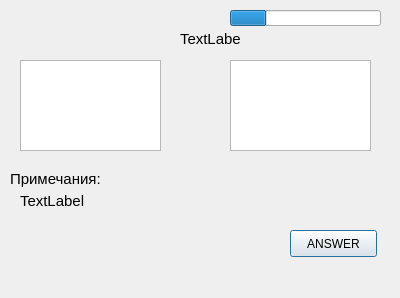
<?xml version="1.0" encoding="UTF-8"?>
<ui version="4.0">
 <class>Dialog</class>
 <widget class="QDialog" name="Dialog">
  <property name="geometry">
   <rect>
    <x>0</x>
    <y>0</y>
    <width>400</width>
    <height>298</height>
   </rect>
  </property>
  <property name="windowTitle">
   <string>Dialog</string>
  </property>
  <widget class="QTextEdit" name="russian_word">
   <property name="geometry">
    <rect>
     <x>20</x>
     <y>60</y>
     <width>141</width>
     <height>91</height>
    </rect>
   </property>
   <property name="font">
    <font>
     <pointsize>12</pointsize>
    </font>
   </property>
   <property name="readOnly">
    <bool>true</bool>
   </property>
  </widget>
  <widget class="QTextEdit" name="english_word">
   <property name="geometry">
    <rect>
     <x>230</x>
     <y>60</y>
     <width>141</width>
     <height>91</height>
    </rect>
   </property>
   <property name="font">
    <font>
     <pointsize>12</pointsize>
    </font>
   </property>
  </widget>
  <widget class="QLabel" name="notes">
   <property name="geometry">
    <rect>
     <x>10</x>
     <y>170</y>
     <width>141</width>
     <height>17</height>
    </rect>
   </property>
   <property name="font">
    <font>
     <pointsize>11</pointsize>
    </font>
   </property>
   <property name="text">
    <string>Примечания:</string>
   </property>
  </widget>
  <widget class="QLabel" name="remark">
   <property name="geometry">
    <rect>
     <x>20</x>
     <y>190</y>
     <width>361</width>
     <height>21</height>
    </rect>
   </property>
   <property name="font">
    <font>
     <pointsize>11</pointsize>
    </font>
   </property>
   <property name="text">
    <string>TextLabel</string>
   </property>
  </widget>
  <widget class="QLabel" name="partProcess">
   <property name="geometry">
    <rect>
     <x>180</x>
     <y>30</y>
     <width>61</width>
     <height>17</height>
    </rect>
   </property>
   <property name="font">
    <font>
     <pointsize>11</pointsize>
    </font>
   </property>
   <property name="text">
    <string>TextLabel</string>
   </property>
  </widget>
  <widget class="QPushButton" name="buttonANSWER">
   <property name="geometry">
    <rect>
     <x>290</x>
     <y>230</y>
     <width>87</width>
     <height>27</height>
    </rect>
   </property>
   <property name="text">
    <string>ANSWER</string>
   </property>
  </widget>
  <widget class="QProgressBar" name="progress">
   <property name="geometry">
    <rect>
     <x>230</x>
     <y>10</y>
     <width>151</width>
     <height>16</height>
    </rect>
   </property>
   <property name="value">
    <number>24</number>
   </property>
   <property name="format">
    <string/>
   </property>
  </widget>
  <widget class="QLabel" name="error">
   <property name="geometry">
    <rect>
     <x>230</x>
     <y>160</y>
     <width>151</width>
     <height>17</height>
    </rect>
   </property>
   <property name="font">
    <font>
     <pointsize>11</pointsize>
    </font>
   </property>
   <property name="text">
    <string/>
   </property>
  </widget>
 </widget>
 <resources/>
 <connections/>
</ui>
